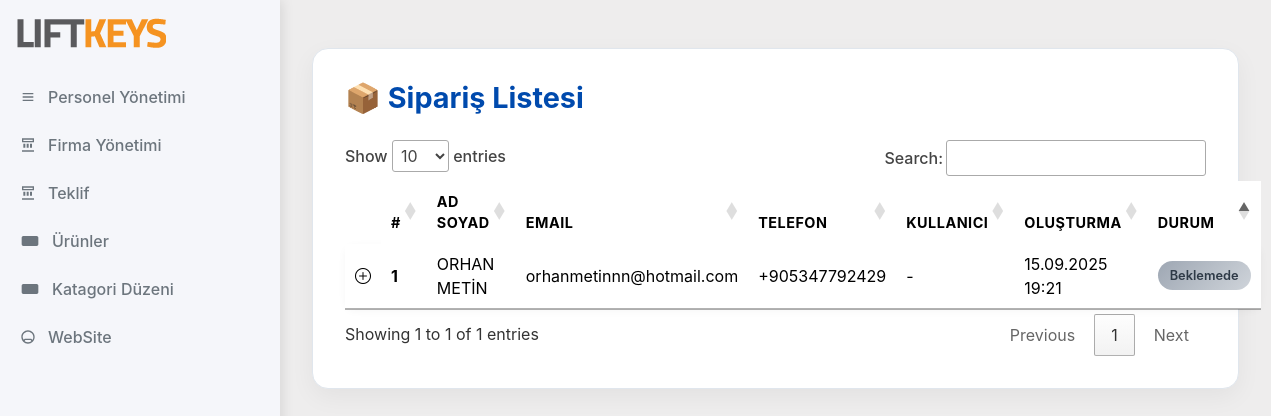
Page /orders/ (signed in) on the committed database.
### crm/models.py (models this page shows, shortened)
class Order(models.Model):
    user = models.ForeignKey(
        CustomUser,
        on_delete=models.SET_NULL,
        null=True,
        blank=True,
        related_name='orders',
        verbose_name="İşlem Yapan Kullanıcı"
    )
    name = models.CharField(max_length=150)
    email = models.EmailField()
    phone = models.CharField(max_length=30, blank=True, null=True)
    message = models.TextField(blank=True, null=True)
    session_key = models.CharField(max_length=40, blank=True, null=True)
    created_at = models.DateTimeField(auto_now_add=True)
    is_processed = models.BooleanField(default=False, verbose_name="İşleme Geçildi mi?", blank=True, null=True)

### crm/views.py (the view)
# urls.py: path("orders/", views.order_list, name="order_list"),
@login_required
def order_list(request):
    orders = (
        Order.objects.select_related("user")
        .prefetch_related("items__product")
        .order_by("is_processed", "-created_at")  # Önce beklemede, sonra tarihe göre
    )
    return render(request, "order/crmorder.html", {"orders": orders})

### crm/context_processors.py (called while the page is built)
def menu_context(request):
    products_qs = Product.objects.filter(is_active=True).order_by('-created_at').prefetch_related('market_images')
    categories = Category.objects.filter(
        menude_goster=True,
        parent__isnull=True
    ).prefetch_related(
        'subcategories',
        Prefetch('product_set', queryset=products_qs, to_attr='featured_products')
    )
    return {"global_categories": categories}

def contact_form_context(request):
    return {
        "formiletisimpreview": ContactForm()
    }

### crm/models.py (called while the page is built)
    def __str__(self):
        return self.name

### crm/templates/order/crmorder.html (shortened to what this page needs)
{% extends "crmtemplates/base.html" %}
{% block content %}
{% load static %}
{% load i18n %}
{% block extra_css %}
<link rel="stylesheet" href="{% static 'css/order.css' %}">
{% endblock %}
<div class="container-fluid order-container">
    <h2>📦 Sipariş Listesi</h2>
    <table class="table align-middle" id="orders-table">
        <thead>
            <tr>
                <th></th>
                <th>#</th>
                <th>Ad Soyad</th>
                <th>Email</th>
                <th>Telefon</th>
                <th>Kullanıcı</th>
                <th>Oluşturma</th>
                <th>Durum</th>
            </tr>
        </thead>
        <tbody>
            {% for order in orders %}
            <tr data-message="{{ order.message|default:"-"|escapejs }}"
                data-items='[{% for item in order.items.all %}{"product": "{{ item.product|escapejs }}", "qty": "{{ item.qty }}", "answers": "{{ item.answers|escapejs }}"}{% if not forloop.last %},{% endif %}{% endfor %}]'>
                <td><i class="bi bi-plus-circle toggle-details" style="cursor:pointer"></i></td>
                <td class="fw-bold">{{ order.id }}</td>
                <td>{{ order.name }}</td>
                <td>{{ order.email }}</td>
                <td>{{ order.phone|default:"-" }}</td>
                <td>{{ order.user|default:"-" }}</td>
                <td>{{ order.created_at|date:"d.m.Y H:i" }}</td>
                <td>
                    <button class="status-btn {% if order.is_processed %}status-yes{% else %}status-no{% endif %}"
                        data-url="{% url 'toggle_order_status' order.id %}" onclick="toggleStatus(this)">
                        {% if order.is_processed %}İşleme Geçti{% else %}Beklemede{% endif %}
                    </button>
                </td>
            </tr>
            {% empty %}
            <tr><td colspan="8" class="text-center text-muted py-4">Hiç sipariş bulunamadı.</td></tr>
            {% endfor %}
        </tbody>
    </table>
</div>
{% endblock %}

### crm/static/css/order.css (style rules this page uses)
.order-container { background: #ffffff; border-radius: 16px; box-shadow: 0 8px 24px rgba(0,0,0,0.05); padding: 2rem; margin-top: 1rem; border: 1px solid #e0e6ed; }
h2 { font-weight: 700; font-size: 1.8rem; color: #004aad; margin-bottom: 1.5rem; }
table { border-collapse: separate; border-spacing: 0 8px; }
thead tr { background: #e7edf5; color: #333; border-radius: 12px; }
thead th { border: none !important; font-weight: 600; font-size: 0.9rem; text-transform: uppercase; letter-spacing: 0.5px; }
tbody tr { background: #ffffff; box-shadow: 0 2px 8px rgba(0,0,0,0.04); border-radius: 10px; transition: transform 0.2s ease; }
.status-btn { font-size: 0.8rem; border-radius: 50px; padding: 5px 12px; border: none; font-weight: 600; transition: 0.3s; }
.status-no { background: linear-gradient(135deg, #9ea7b3, #cfd4da); color: #2e3a47; }

### crm/static/css/crmemployee.css (style rules this page uses)
body { background: #eeeded; font-family: 'Inter', sans-serif; color: #333; }

### templates/crmtemplates/base.html (style rules this page uses)
body { overflow-x: hidden; }
.sidebar .nav-link:hover, { background-color: #3b5bfd; color: white; }

### rows in the picture
Order: id "1", name "ORHAN METİN", email "orhanmetinnn@hotmail.com", phone "+905347792429", user "-", created_at "15.09.2025 19:21", is_processed "Beklemede"
